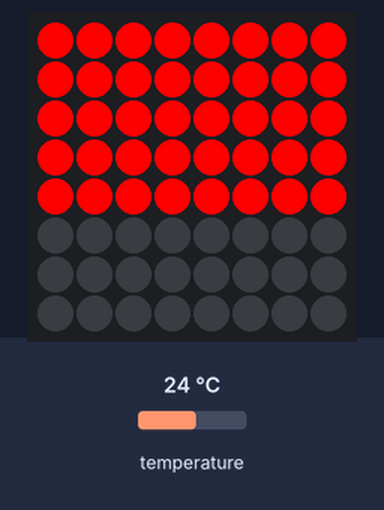
A program run on a simulated Raspberry Pi (BCM pin numbers) with a Sense HAT. Parts: the Sense HAT's 8×8 RGB LED matrix. The inputs (shaded band) are chosen by the test bench; at power-on: temperature 24 °C. What the program prints to the terminal is not drawn.

Above: at 1.2 s.
1.3 s: temperature set to 19 °C
Timing chart, 0 to 4.3 s (numbered marks = the images above; inputs shaded):
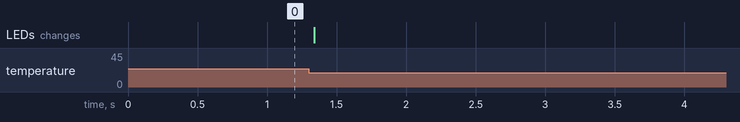

The program:

temp_bars.py
```python
from sense_hat import SenseHat

sense = SenseHat()
sense.clear()

tmax = 27
tmin = tmax - 8

while True:
    temp = sense.get_temperature()
    print(temp)
    temp = int(temp) - tmin
    for x in range(0, 8):
        for y in range(0, temp):
            sense.set_pixel(x, y, 255, 0, 0)
        for y in range(temp, 7):
            sense.set_pixel(x, y, 0, 0, 0)
```
